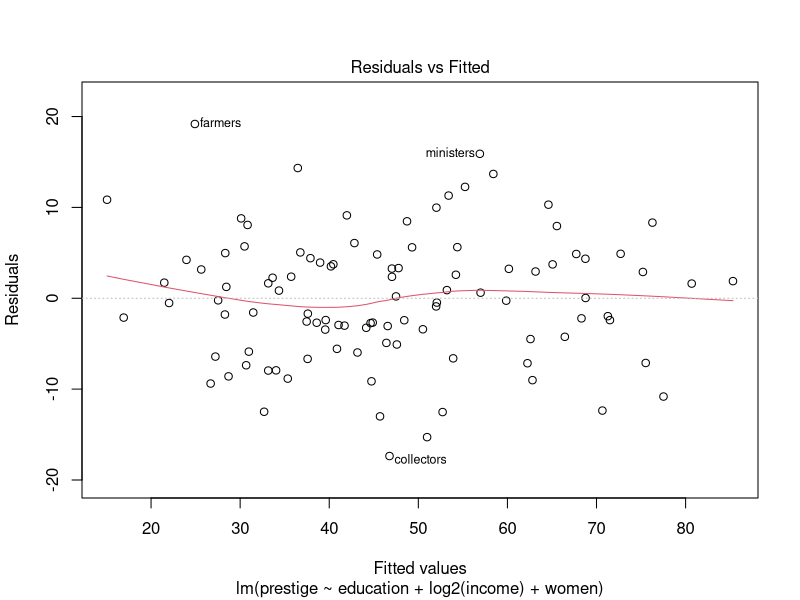
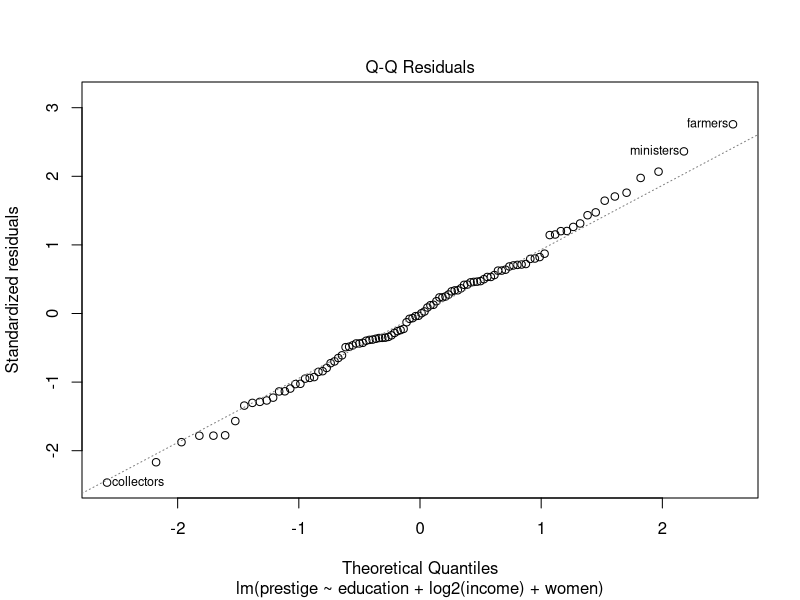
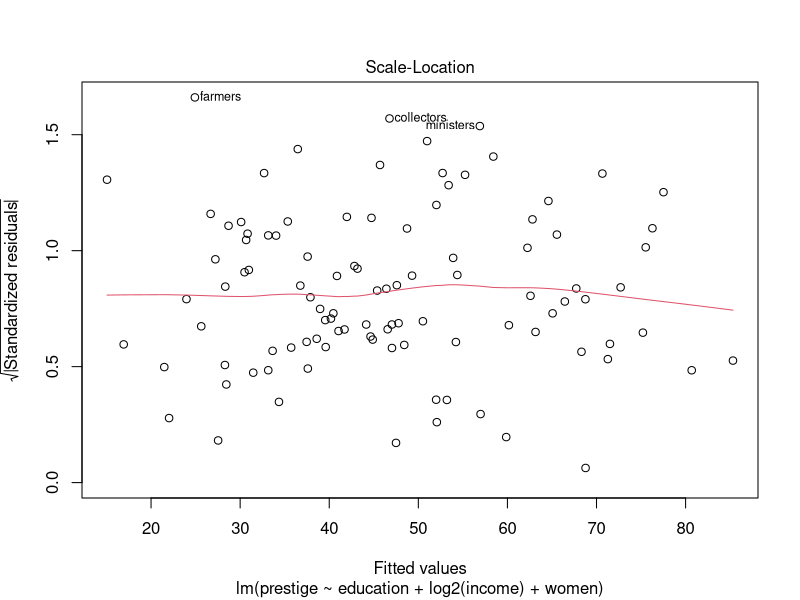
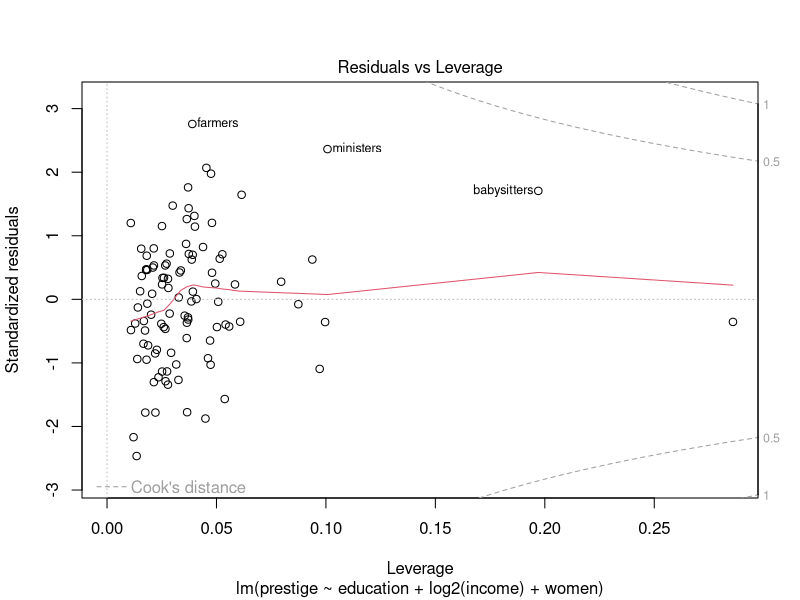
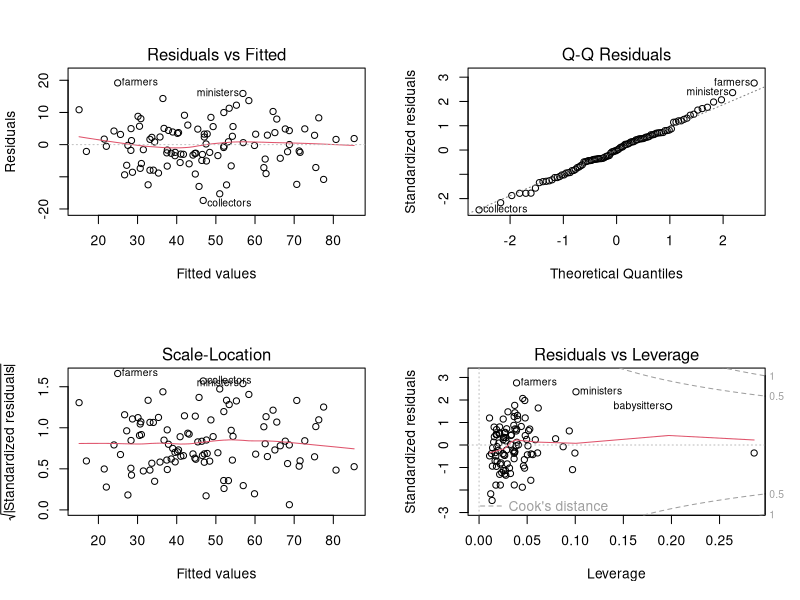
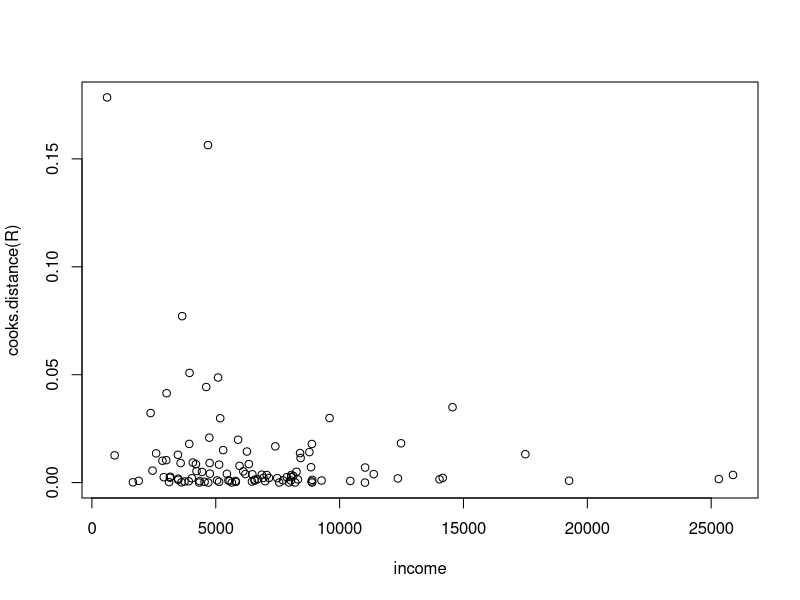
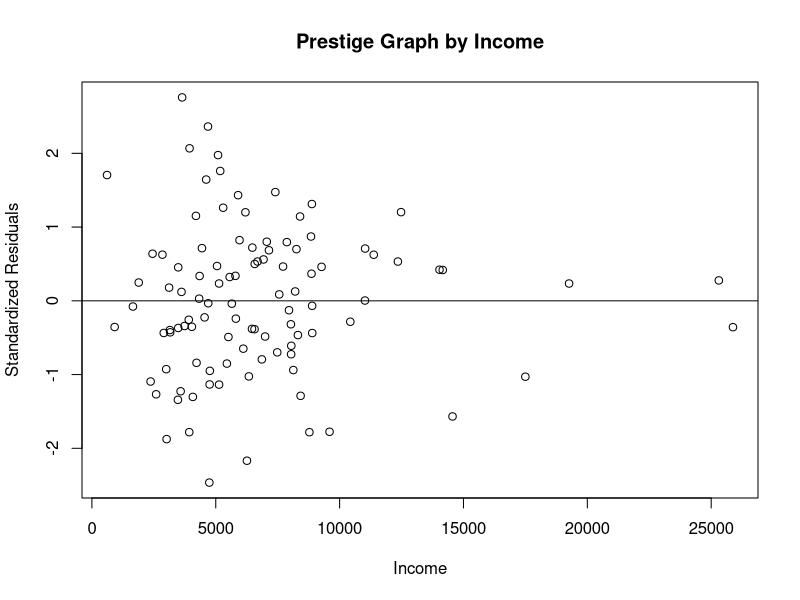

Here is the R script that generated these plots, in order:
# Outlier Detection Tutorial in R
###################################################################

library(car)

mydata <- Prestige
mydata

R <-lm(prestige ~ education + log2(income) + women, data=mydata)

summary(R)

###################################################################
# this will show a single plot at a time

plot(R)


# This will put the following 4 graphs into a single data frame
par(mfrow=c(2,2))
plot(R)

# this will show the cooks distance

cooks.distance(R)

# this will apply the cooks distance to the dataset under variable Cook

mydata$Cook <- cooks.distance(R)
mydata

# this will compute the Standardized Residuals to the dataset
# Residuals greater than +/- 2 are considered to be outliers.

mydata$StdResidual <- rstandard(R)

# This opens up a seperate window so we can manually identify points
# by clicking on them.

windows()
with(mydata, plot(income, cooks.distance(R)))

# here is the command that turns on the clicking function.

identify(mydata$income, cooks.distance(R))

#############################################################
# this will plot the residuals into a chart and add a line at 0.

plot(mydata$income, mydata$StdResidual,ylab="Standardized Residuals",xlab="Income",main="Prestige Graph by Income") 

abline(0, 0)                  # the horizon 

# This allows for us to identify the outlier points in this chart as well.

identify(mydata$income, mydata$StdResidual)

###############################################################

# This is how to create a subset of the data. 
# We will use StdResidual less than 2 and greater than -2.

mydata_sub <-subset(mydata, StdResidual<2.0 & StdResidual>-2.0)

# If we want to look at a single value like row.names equals 'chemist"
# this ihow we do it: row.names==chemists

mydata_sub

###############################################################

# Lets make some values equal to NA to remove them from the dataset
# This command will replace the values in Income greater than $20,000
# with a value that is called NA.

mydata_sub$income[mydata_sub$income>20000] <- NA


# This will remove all NA from the dataset. Ex. Income and prof

mydata_clean<-na.omit(mydata_sub)

# This will select all NA from the dataset in the income column

mydata_clean<-subset(mydata_sub, is.na(income))

# This will reshape the dataset to only select those values with a 
# proper income that is not NA, leaving all other NA in tact 

mydata_clean<- mydata_sub[!is.na(mydata_sub$income),]